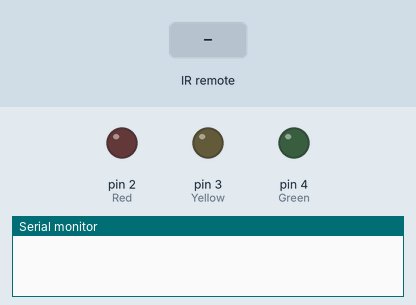
The sketch below on a simulated Arduino Uno, built with avr-gcc and run on an emulated ATmega328P. Shown: output pins drawn as LEDs (lit = HIGH), the last lines printed to the serial monitor. Dashed ring = blinking. The inputs (shaded band) are chosen by the test bench.

Above: at 1.2 s.
1.3 s: infrared code 0xFFA25D received
At 1.5 s:
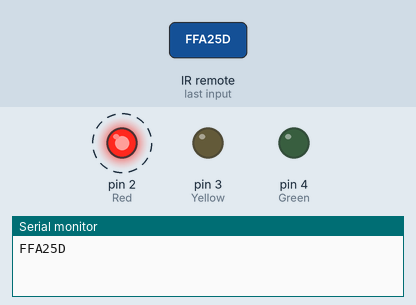
4.3 s: infrared code 0xFF629D received
At 4.5 s:
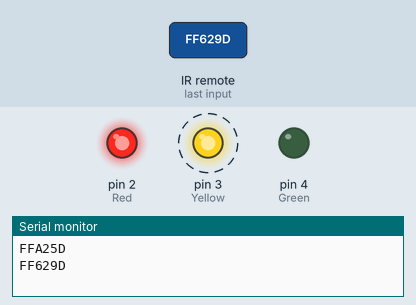
7.3 s: infrared code 0xFFE21D received
At 7.5 s:
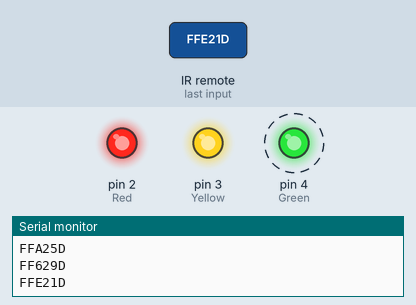
10.3 s: infrared code 0xFFA25D received
At 10.5 s:
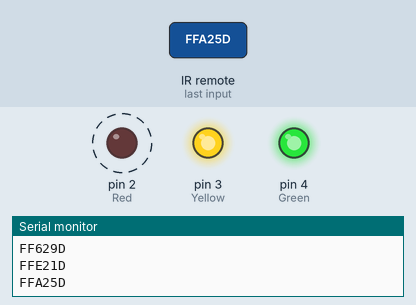
13.3 s: infrared code 0xFF629D received
At 13.51 s:
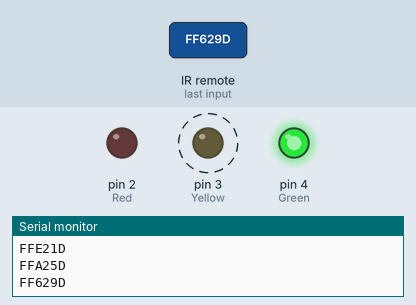
Timing chart, 0 to 17.3 s (numbered marks = the images above; inputs shaded):
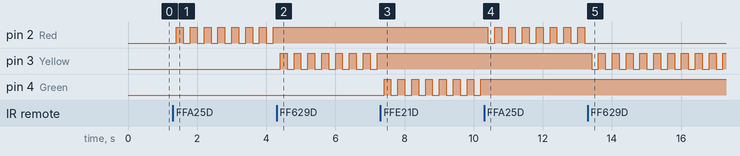

Measured:
- after the input at 1.3 s, pin 2 (Red): alternates HIGH for 0.20 s and LOW for 0.20 s, starting after 0.10 s
- after the input at 4.3 s, pin 2 (Red): stops changing and stays HIGH; pin 3 (Yellow): alternates HIGH for 0.20 s and LOW for 0.20 s, starting after 0.10 s
- after the input at 7.3 s, pin 3 (Yellow): stops changing and stays HIGH; pin 4 (Green): alternates HIGH for 0.20 s and LOW for 0.20 s, starting after 0.11 s
- after the input at 10.3 s, pin 2 (Red): alternates HIGH for 0.20 s and LOW for 0.20 s, starting after 0.11 s; pin 4 (Green): stops changing and stays HIGH
- after the input at 13.3 s, pin 2 (Red): stops changing and stays LOW; pin 3 (Yellow): alternates HIGH for 0.20 s and LOW for 0.20 s, starting after 0.11 s

The sketch:

12b_IrRemote_LEDx3_jeden_przycisk.ino
```cpp
#include <IRremote.h>
#define pin_IR 11
#define Red 2
#define Yellow 3
#define Green 4

IRrecv irrecv(pin_IR);
decode_results odczyt;
int lastRed =LOW;
int lastYellow =LOW;
int lastGreen =LOW;

void setup(){
  Serial.begin(9600);
  irrecv.enableIRIn(); // Aktywacja odczytu
  irrecv.blink13(true); // Po odebraniu kodu migaj diodą LED 13
  pinMode(Red, OUTPUT);
  pinMode(Yellow, OUTPUT);
  pinMode(Green, OUTPUT);
  digitalWrite(Red, lastRed);
  digitalWrite(Yellow, lastYellow);
  digitalWrite(Green, lastGreen);
}
void loop(){
  if (irrecv.decode(&odczyt)){
    Serial.println(odczyt.value, HEX);
    irrecv.resume();
  }
  // Porównywanie wartości w HEX. Przed liczbą HEX dajemy 0x
  switch (odczyt.value){
    case 0xFFA25D: lastRed=!lastRed; digitalWrite(Red, lastRed); break;    // cyfra 1
    case 0xFF629D: lastYellow=!lastYellow; digitalWrite(Yellow, lastYellow); break; // cyfra 2
    case 0xFFE21D: lastGreen=!lastGreen; digitalWrite(Green, lastGreen); break;  // cyfra 3
  }
  delay(200);
}
```
